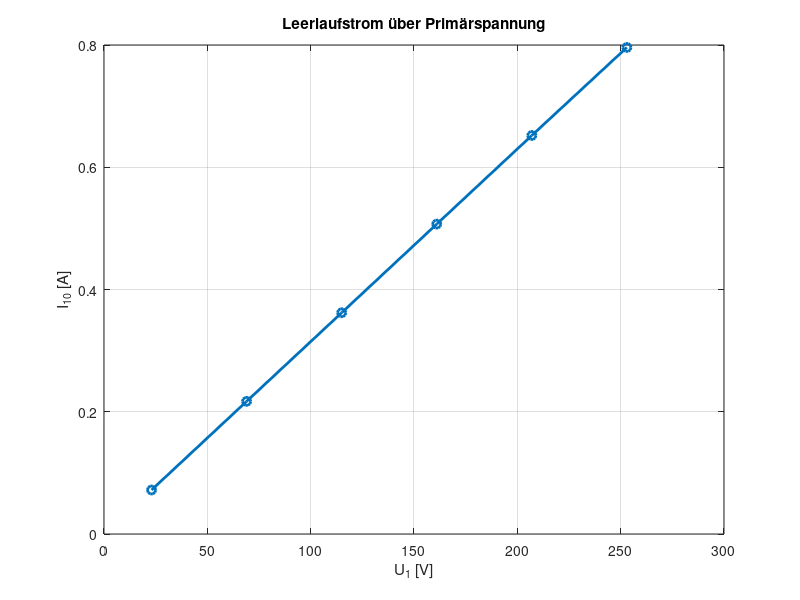
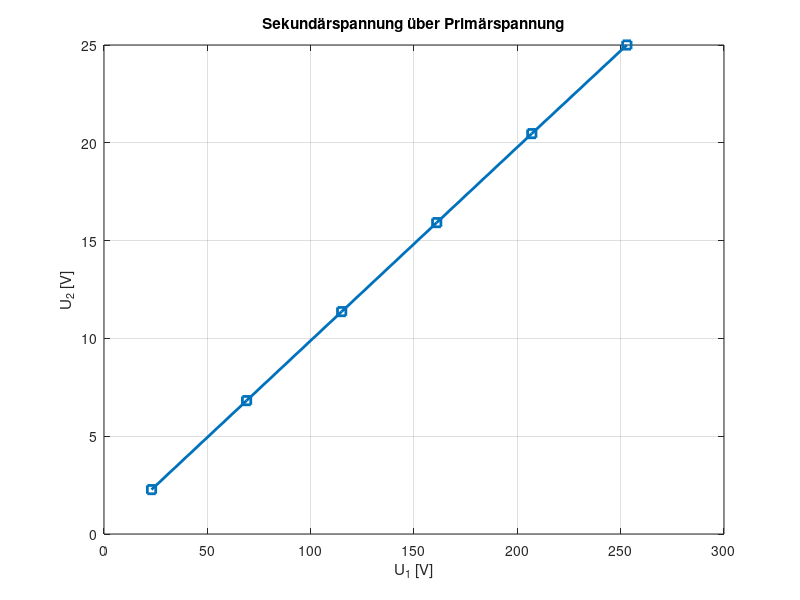
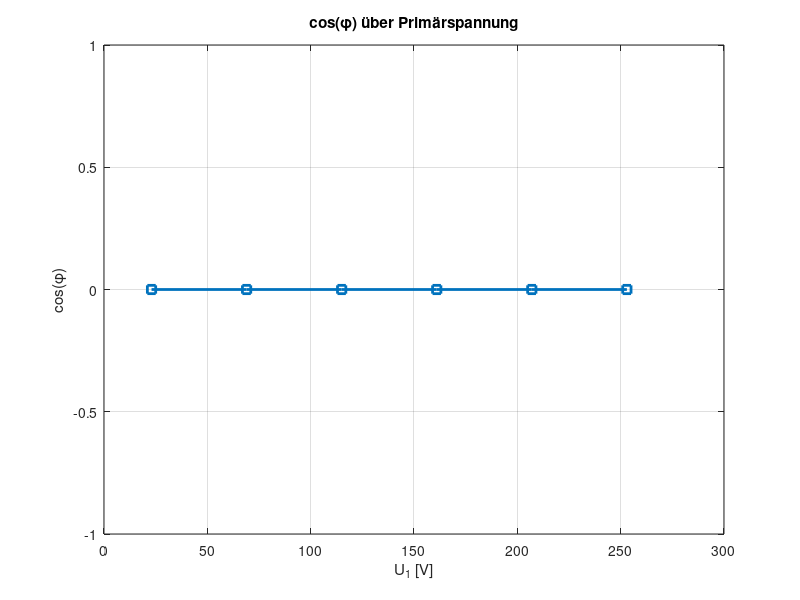

The MATLAB source for these figures, in order:
% ==========================================
% Messwerte eingeben
% ==========================================
% U1 = Primärspannung
% I10 = Primärstrom
% U2 = Sekundärspannung
% I2 = Sekundärstrom
h1 = 230
h2 = 0.1:0.2:1.1


U1 = h1 * h2
I10 = [0.072 0.217 0.362 0.507 0.652 0.796]
U2 = [2.27 6.82 11.37 15.92 20.47 25]
cos_phi = [0 0 0 0 0 0]



% ==========================================
% Diagramm 1: I10 über U1
% ==========================================
figure;
plot(U1, I10, '-o', 'LineWidth', 2);
grid on;
xlabel('U_1 [V]');
ylabel('I_{10} [A]');
title('Leerlaufstrom über Primärspannung');

% ==========================================
% Diagramm 2: U2 über U1
% ==========================================
figure;
plot(U1, U2, '-s', 'LineWidth', 2);
grid on;
xlabel('U_1 [V]');
ylabel('U_2 [V]');
title('Sekundärspannung über Primärspannung');

% ==========================================
% Diagramm 4: Leistungsfaktor cosphi
% ==========================================
figure;
plot(U1, cos_phi, '-s', 'LineWidth', 2);
grid on;
xlabel('U_1 [V]');
ylabel('cos(\phi)');
title('cos(\phi) über Primärspannung');
